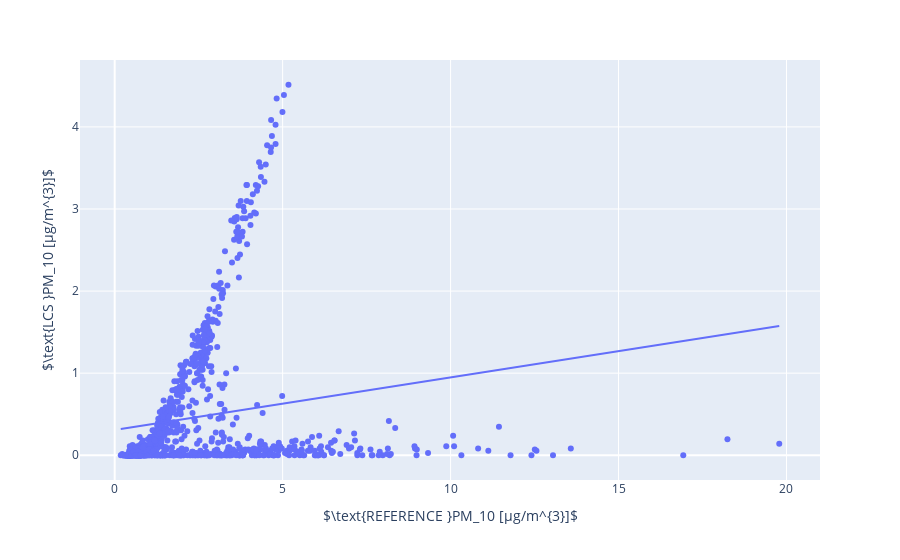

Notebook code for this chart:
### Code cell
fig = px.scatter(
    tmp,
    x= "PM10_modpm", y="PM10_neph", trendline = 'ols')

fig.update_layout(
    autosize=True,
    xaxis=dict(title_text="$\\text{REFERENCE }PM_10 [μg/m^{3}]$"),
    yaxis=dict(title_text="$\\text{LCS }PM_10 [μg/m^{3}]$")
) 

fig.show()

### Figure 1 — Plotly figure (JSON) as saved in the notebook; plotly's stock layout.template omitted (floating-point values rounded to 4 significant figures; data arrays with more than 128 entries replaced by an {"elided": "..."} marker saying what was removed)
{"data": [{"hovertemplate": "PM10_modpm=%{x}<br>PM10_neph=%{y}<extra></extra>", "legendgroup": "", "marker": {"color": "#636efa", "symbol": "circle"}, "mode": "markers", "name": "", "orientation": "v", "showlegend": false, "type": "scatter", "x": {"elided": "982 float values"}, "xaxis": "x", "y": {"elided": "982 float values"}, "yaxis": "y"}, {"hovertemplate": "<b>OLS trendline</b><br>PM10_neph = 0.0640596 * PM10_modpm + 0.308253<br>R<sup>2</sup>=0.030815<br><br>PM10_modpm=%{x}<br>PM10_neph=%{y} <b>(trend)</b><extra></extra>", "legendgroup": "", "marker": {"color": "#636efa", "symbol": "circle"}, "mode": "lines", "name": "", "showlegend": false, "type": "scatter", "x": {"elided": "982 float values"}, "xaxis": "x", "y": {"elided": "982 float values"}, "yaxis": "y"}], "layout": {"autosize": true, "legend": {"tracegroupgap": 0}, "margin": {"t": 60}, "xaxis": {"anchor": "y", "domain": [0, 1], "title": {"text": "$\\text{REFERENCE }PM_10 [μg/m^{3}]$"}}, "yaxis": {"anchor": "x", "domain": [0, 1], "title": {"text": "$\\text{LCS }PM_10 [μg/m^{3}]$"}}}}
